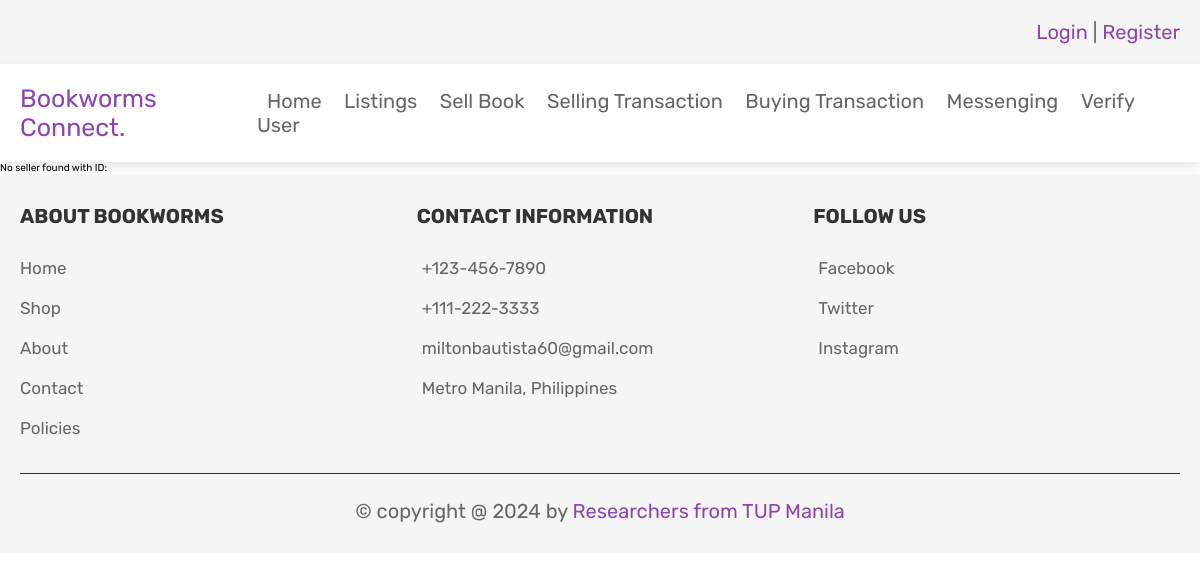
The app's page /view_seller.php, older data.
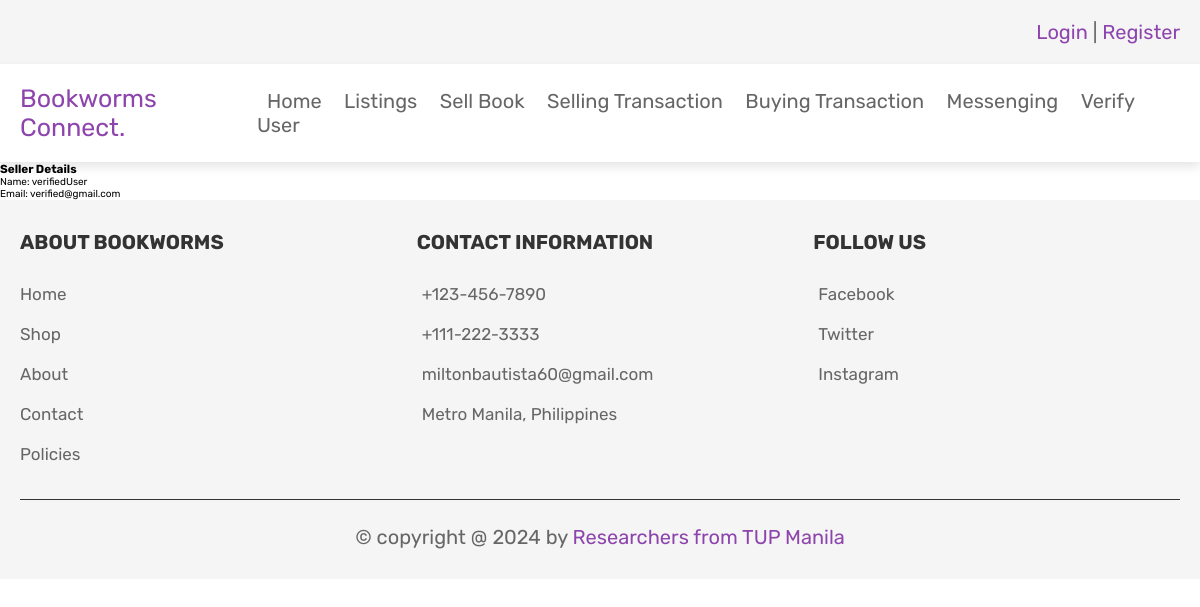
The same page, newer data.
### tables this page shows
CREATE TABLE `users` (
  `id` int(100) NOT NULL,
  `name` varchar(100) NOT NULL,
  `email` varchar(100) NOT NULL,
  `password` varchar(100) NOT NULL,
  `user_type` varchar(20) NOT NULL DEFAULT 'user',
  `birthdate` date DEFAULT NULL,
  `bookshop_name` varchar(100) DEFAULT NULL,
  `gender` varchar(10) DEFAULT NULL,
  `image` varchar(255) DEFAULT '',
  `verified` tinyint(1) DEFAULT 0
);

### view_seller.php (the view, shortened to what this page needs)
<?php include 'header.php'; ?>
<?php
function viewSellerDetails($sellerId) {
  $host = 'localhost';
  $username = 'root';
  $password = '';
  $database = 'shop_db';
  $conn = mysqli_connect($host, $username, $password, $database);
  $sanitizedSellerId = mysqli_real_escape_string($conn, $sellerId);
  $sql = "SELECT * FROM users WHERE id = '$sanitizedSellerId'";
  $result = mysqli_query($conn, $sql);
  if (mysqli_num_rows($result) === 1) {
    $seller = mysqli_fetch_assoc($result);
    echo "<h3>Seller Details</h3>";
    echo "<p>Name: " . $seller['name'] . "</p>";
    echo "<p>Email: " . $seller['email'] . "</p>";
  } else {
    echo "No seller found with ID: $sellerId";
  }
}
$sellerId = $_POST['seller_id'];
viewSellerDetails($sellerId);
?>
<?php include 'footer.php'; ?>

Row changes from the older to the newer data that the page shows:
added users: name "verifiedUser", email "verified@gmail.com"
Text that changed along with them:
text no longer shown: "No seller found with ID:"
text now shown: "Seller Details Name: Email:"
